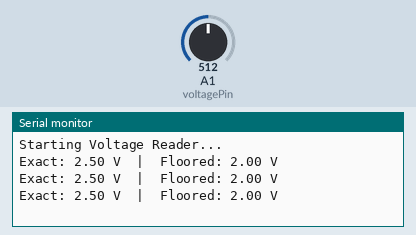
Simulated run of this sketch. Board: Arduino Uno, built with avr-gcc and run on an emulated ATmega328P. Shown: the last lines printed to the serial monitor. The test bench sets the inputs (shaded band); at power-on: A1 (voltagePin) = 512.

Above: at 2.2 s.
2.3 s: A1 (voltagePin) set to 716
At 2.9 s:
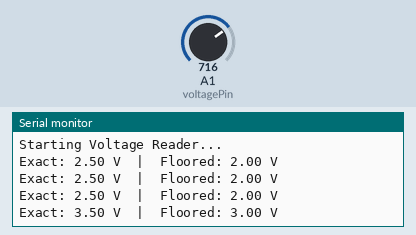
3.8 s: A1 (voltagePin) set to 900
At 4.4 s:
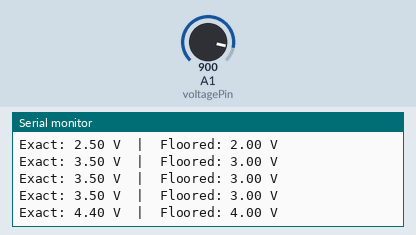
Timing chart, 0 to 6.8 s (numbered marks = the images above; inputs shaded):
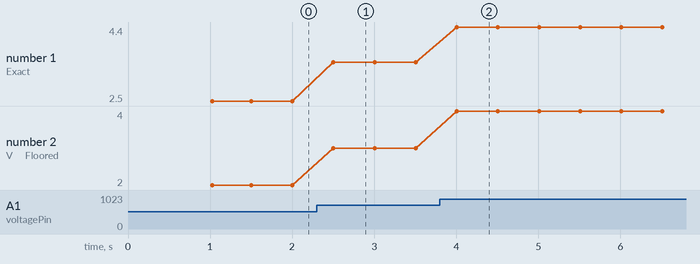

Measured:
- after the input at 2.3 s, the serial monitor: prints a new line after 0.20 s (image 1)
- after the input at 3.8 s, the serial monitor: prints a new line after 0.21 s (image 2)
- plotted number 1: 2.5 → 3.5 after the input at 2.3 s, 3.5 → 4.4 after the input at 3.8 s
- plotted number 2: 2 → 3 after the input at 2.3 s, 3 → 4 after the input at 3.8 s

The sketch:

voltageRead.ino
```cpp
// Define the analog pin we are using to read the voltage
const int voltagePin = A1;

void setup() {
  // Start the serial communication at 9600 baud rate
  Serial.begin(9600);

  // Give the serial monitor a second to open
  delay(1000);
  Serial.println("Starting Voltage Reader...");
}

void loop() {
  // 1. Read the raw analog value from the pin (0 to 1023)
  int sensorValue = analogRead(voltagePin);

  // 2. Calculate the exact, precise Voltage
  float exactVoltage = sensorValue * (5.0 / 1023.0);

  // 3. "Floor" the voltage to round it strictly down to the nearest whole number
  float flooredVoltage = floor(exactVoltage);

  // 4. Print the result to the Serial Monitor
  Serial.print("Exact: ");
  Serial.print(exactVoltage);
  Serial.print(" V  |  Floored: ");
  Serial.print(flooredVoltage);
  Serial.println(" V");

  // 5. Wait half a second before taking the next reading
  delay(500);
}
```
